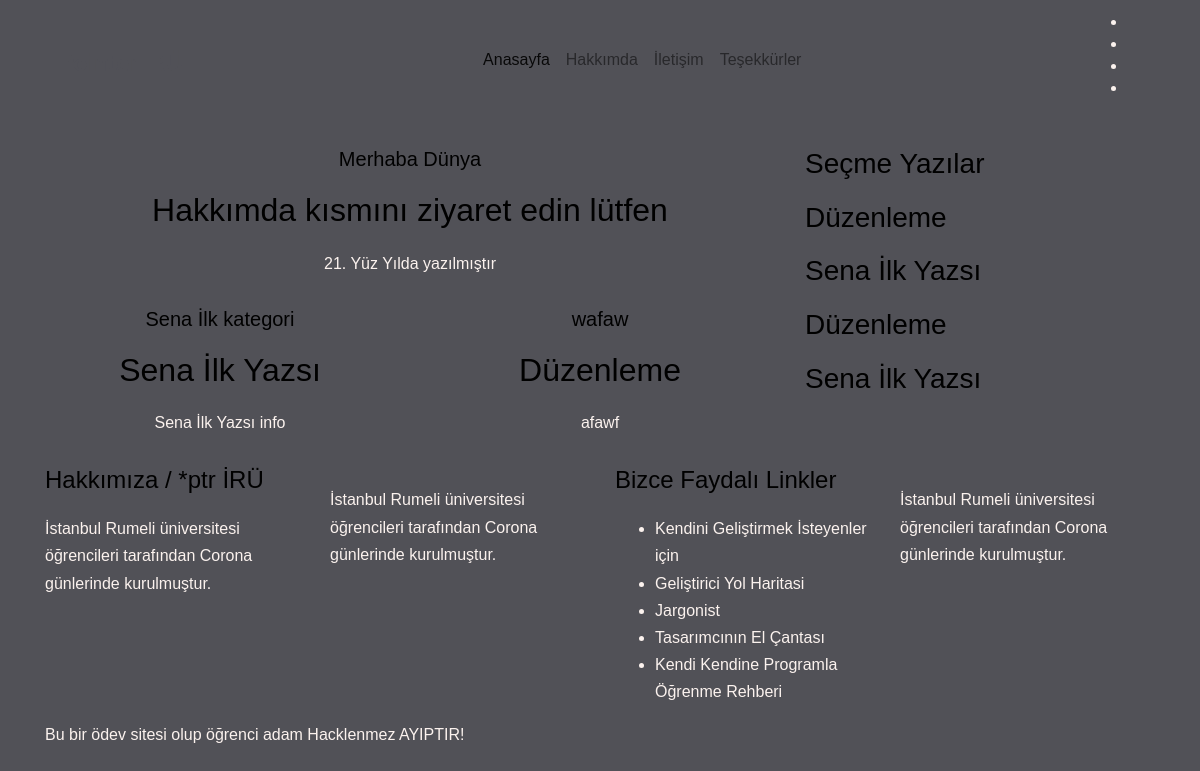
Page /senaavcu/index.php on the committed database.
### tables this page shows
CREATE TABLE `senaavcu` (
  `page_id` int(100) NOT NULL,
  `page_title` varchar(50) NOT NULL,
  `page_text` text NOT NULL,
  `page_img` varchar(50) NOT NULL,
  `page_kategori` varchar(50) NOT NULL,
  `page_info` varchar(100) NOT NULL
);

### senaavcu/degiskenler.php (called while the page is built, shortened)
<?php
$tablo_adi ="senaavcu";
 ?>

### senaavcu/baglan.php (called while the page is built, shortened)
<?php
include 'degiskenler.php';
$conn = mysqli_connect($sunucu, $user, $pass, $data);
$veri = "SELECT MAX(page_id) AS maxi FROM $tablo_adi" ;
$miktar = mysqli_query($conn, $veri);
$sayilar = mysqli_fetch_assoc($miktar);
$en = $sayilar['maxi'];
?>

### senaavcu/index.php (the view, shortened to what this page needs)
<?php
      include 'baglan.php';
      include 'degiskenler.php';
          ?>
      <body>
<br>
      <section class="all_post section_padding">
          <div class="container">
              <div class="row">
                  <div class="col-lg-8">
                      <div class="row">
                          <div class="col-lg-12">
                              <div class="single_post post_1 feature_post">
                                  <div class="single_post_text text-center">
                                      <h5>Merhaba Dünya</h5>
                                      <a href="hakkimda.php"><h2> Hakkımda kısmını ziyaret edin lütfen </h2></a>
                                      <p>21. Yüz Yılda yazılmıştır</p>
                                  </div>
                              </div>
                          </div>
                          <?php for ($page_id=1; $page_id <= $en; $page_id++) {
                            $sql = "SELECT * FROM $tablo_adi
                            WHERE page_id=$page_id" ;
                            $oku = mysqli_query($conn, $sql);
                            $result = mysqli_fetch_assoc($oku);
                            $page_title = $result['page_title'];
                            $page_kategori = $result['page_kategori'];
                            $page_info = $result['page_info'];
                           ?>
                          <div class="col-lg-6 col-sm-6">
                              <div class="single_post post_1">
                                  <div class="single_post_text text-center">
                                      <a href=""><h5> <?php echo $page_kategori; ?></h5></a>
                                      <a href="blog.php?page_id=<?php echo $page_id; ?>"><h2><?php echo $page_title; ?></h2></a>
                                      <p><?php echo $page_info; ?></p>
                                  </div>
                              </div>
                          </div>
                            <?php } ?>
                      </div>
                  </div>
<?php include'bar.php' ?>
</body>
</html>

### senaavcu/bar.php (shortened to what this page needs)
<?php
include 'baglan.php';
include 'degiskenler.php';
 ?>
<div class="col-lg-4">
    <div class="sidebar_widget">
        <div class="single_sidebar_wiget">
            <div class="sidebar_tittle">
                <h3>Seçme Yazılar</h3>
            </div>
            <?php for ($i=1; $i <= 4; $i++) {
               $random = rand(1,$en);
              $sql = "SELECT * FROM $tablo_adi
              WHERE page_id=$random" ;
              $oku = mysqli_query($conn, $sql);
              $result = mysqli_fetch_assoc($oku);
              $page_title = $result['page_title'];
             ?>
                         <div class="single_catagory_post post_2 ">
                             <div class="post_text_1 pr_30">
                                 <a href="blog.php?page_id=<?php echo $random ?>">
                                     <h3><?php echo $page_title ?></h3>
                                 </a>
                             </div>
                         </div>
              <?php } ?>
        </div>
    </div>
</div>

### css/style.css (style rules this page uses)
body { font-family: "Space Mono", Arial, serif; font-weight: 400; font-size: 16px; line-height: 1.7; color: #fbf2ee; background: #515157; }
a { color: #fbf2ee; -webkit-transition: 0.5s; -o-transition: 0.5s; transition: 0.5s; }
p { margin-bottom: 30px; }
h1, h2, h3, h4, h5, h6, figure { color: #000; font-family: "Space Mono", Arial, serif; font-weight: 400; margin: 0 0 20px 0; }

### rows in the picture
senaavcu: page_kategori "Sena İlk kategori", page_title "Sena İlk Yazsı", page_info "Sena İlk Yazsı info"
senaavcu: page_kategori "wafaw", page_title "Düzenleme", page_info "afawf"
